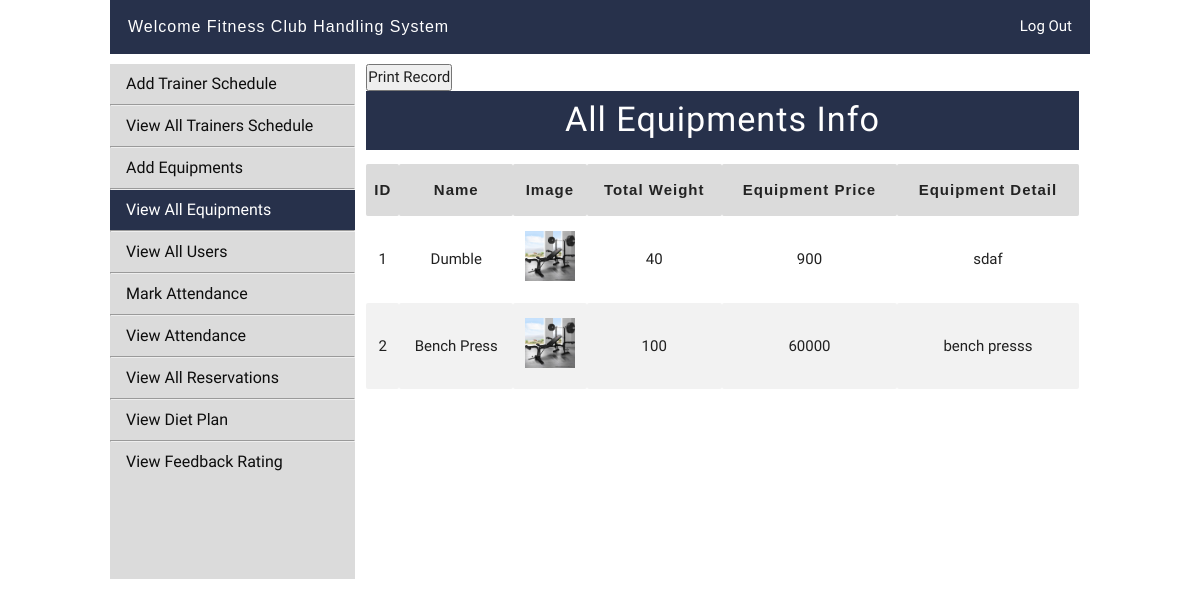
The app's page /adminpanel/adminarea.php?view_equipments (signed in) with its own data.
### tables this page shows
CREATE TABLE `equipments` (
  `e_id` int(20) NOT NULL,
  `equipment_name` varchar(50) DEFAULT NULL,
  `equipment_image` varchar(50) DEFAULT NULL,
  `total_weight` varchar(50) DEFAULT NULL,
  `equipment_price` varchar(50) DEFAULT NULL,
  `equipment_details` varchar(250) DEFAULT NULL,
  `Status` varchar(50) DEFAULT NULL,
  `user_name` varchar(50) DEFAULT NULL
);

### adminpanel/view_equipments.php (the view, shortened to what this page needs)
<button onClick="window.print()">Print Record</button>
<div class="row view_table">
    <div class="col 12 m12 l12" style="padding: 0 !important">
        <h4 class="center heading" style="margin-top: 0px;">All Equipments Info</h4>
        <table>
            <tr>
                <th>ID</th>
                <th>Name</th>
                <th>Image</th>
                <th>Total Weight</th>
                <th>Equipment Price</th>
                <th>Equipment Detail</th>
            </tr>
            <?php
                $get_trainers = "SELECT * FROM equipments";
                $run_trainers = mysqli_query($con, $get_trainers);
                while($row_trainers = mysqli_fetch_array($run_trainers)) {
                    $trainer_id = $row_trainers['e_id'];
                    $equipment_name = $row_trainers['equipment_name'];
                    $equipment_image = $row_trainers['equipment_image'];
                    $total_weight = $row_trainers['total_weight'];
                    $equipment_price = $row_trainers['equipment_price'];
                    $equipment_details = $row_trainers['equipment_details'];
            ?>
            <tr>
                <td><?php echo $trainer_id; ?></td>
                <td><?php echo $equipment_name ?></td>
                <td><img src="equipments/<?php echo $equipment_image ?>" style="width: 50px;"></td>
                <td><?php echo $total_weight ?></td>
                <td><?php echo $equipment_price ?></td>
                <td><?php echo $equipment_details ?></td>
            </tr>
            <?php } ?>
        </table>
    </div>
</div>

### css/style.css (style rules this page uses)
* { margin: 0; padding: 0; }
h4.heading { font-family: 'Julius Sans One', sans-serif; background: #27314b; color: #fff; padding: 10px 0px 12px 0px; letter-spacing: 1px; }
.view_table table th { text-align: center; background: #dbdbdb; color: #232323; font-family: sans-serif; letter-spacing: 1px; }
.view_table table td { text-align: center; }
.view_table table tr:nth-of-type(odd) { background: #f2f2f2; }

### records on screen
equipments: e_id "1", equipment_name "Dumble", equipment_image (picture), total_weight "40", equipment_price "900", equipment_details "sdaf"
equipments: e_id "2", equipment_name "Bench Press", equipment_image (picture), total_weight "100", equipment_price "60000", equipment_details "bench presss"
